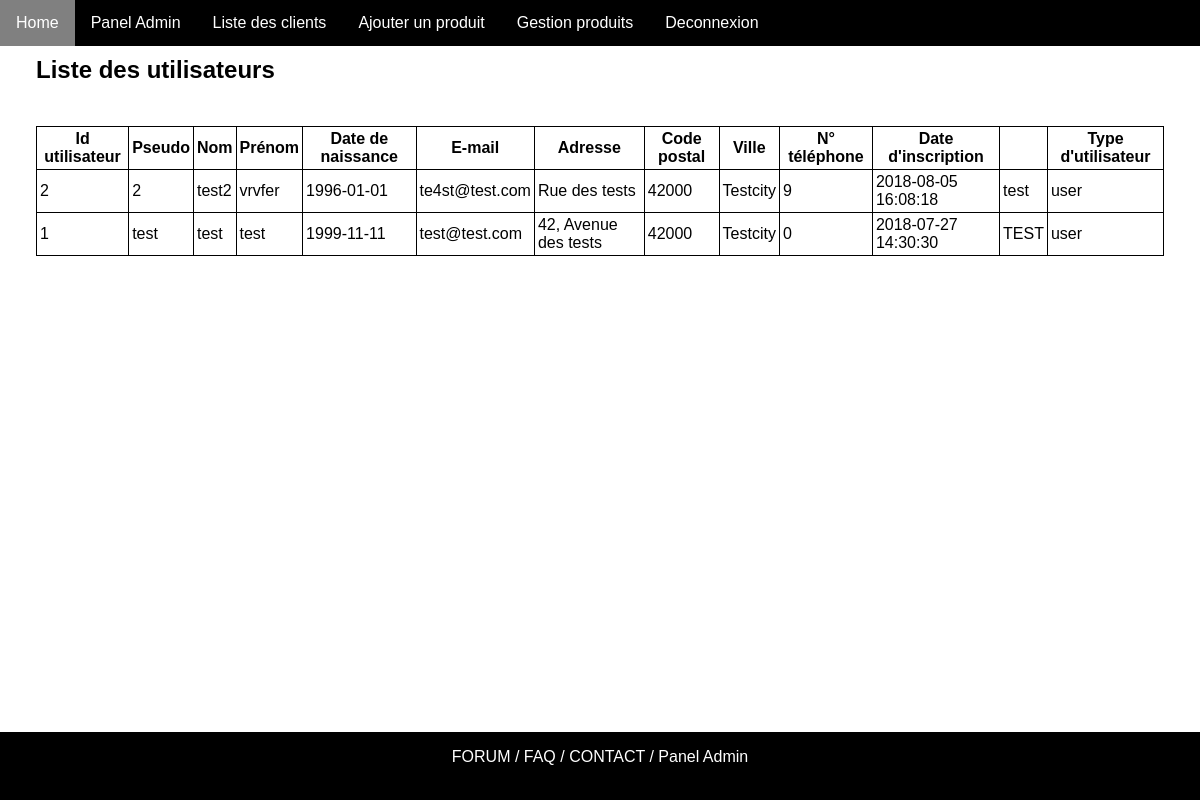
Screenshot of /list_users.php with the database file from the repository.
### tables this page shows
CREATE TABLE IF NOT EXISTS `utilisateur` (
  `id_cli` int(10) NOT NULL AUTO_INCREMENT,
  `nom` char(30) NOT NULL,
  `prenom` char(30) NOT NULL,
  `date_naissance` date NOT NULL,
  `mail` char(60) NOT NULL,
  `adresse` char(60) NOT NULL,
  `cp` char(5) NOT NULL,
  `ville` char(30) NOT NULL,
  `pseudo` char(30) NOT NULL,
  `mdp` char(30) NOT NULL,
  `date` timestamp NOT NULL DEFAULT CURRENT_TIMESTAMP,
  `tel` tinyint(14) NOT NULL,
  `class` char(255) NOT NULL DEFAULT 'user',
  PRIMARY KEY (`id_cli`)
);

### list_users.php (the view, shortened to what this page needs)
<!DOCTYPE html>
<html>
	<head>
		<link rel="stylesheet" type="text/css" href="css/style.css">
	</head>
	<body>
				<?php include 'include/_admin_header.php'; ?>
				<div class="contain_">
					<h2>Liste des utilisateurs</h2>
						<table><tr><th>Id utilisateur</th>
						<th>Pseudo</th>
						<th>Nom</th>
						<th>Prénom</th>
						<th>Date de naissance</th>
						<th>E-mail</th>
						<th>Adresse</th>
						<th>Code postal</th>
						<th>Ville</th>
						<th>N° téléphone</th>
						<th>Date d'inscription</th>
						<th></th>
						<th>Type d'utilisateur</th></tr>
					<?php
						$reponse = $bdd->query('SELECT id_cli, pseudo, nom, prenom, date_naissance, mail, adresse, cp, ville, tel, date, mdp, class FROM utilisateur ORDER BY date DESC LIMIT 0, 20');
						while ($donnees = $reponse->fetch())
						{
						echo '<tr>
						<td>'. htmlspecialchars($donnees['id_cli']) . '</td>
						<td>'. htmlspecialchars($donnees['pseudo']) . '</td>
						<td>'. htmlspecialchars($donnees['nom']) . '</td>
						<td>'. htmlspecialchars($donnees['prenom']) . '</td>
						<td>'. htmlspecialchars($donnees['date_naissance']) . '</td>
						<td>'. htmlspecialchars($donnees['mail']) . '</td>
						<td>'. htmlspecialchars($donnees['adresse']) . '</td>
						<td>'. htmlspecialchars($donnees['cp']) . '</td>
						<td>'. htmlspecialchars($donnees['ville']) . '</td>
						<td>'. htmlspecialchars($donnees['tel']) . '</td>
						<td>'. htmlspecialchars($donnees['date']) . '</td>
						<td>'. htmlspecialchars($donnees['mdp']) . '</td>
						<td>'. htmlspecialchars($donnees['class']) . '</td></tr>';
						}
					?>
					</table>
				</div>
				<?php include 'include/_admin_footer.php'; ?>
	</body>
</html>

### css/style.css (style rules this page uses)
body { font-family: helvetica; margin: 0; }
.contain_ { padding: 3%; margin-bottom:5%; }
h2 { padding-bottom: 2%; }
table, td, th { border: 1px solid black; border-collapse: collapse; }
td, th { padding: 3px; }

### rows the page displays
utilisateur: id_cli "2", pseudo "2", nom "test2", prenom "vrvfer", date_naissance "1996-01-01", mail "te4st@test.com", adresse "Rue des tests", cp "42000", ville "Testcity", tel "9", date "2018-08-05 16:08:18", mdp "test", class "user"
utilisateur: id_cli "1", pseudo "test", nom "test", prenom "test", date_naissance "1999-11-11", mail "test@test.com", adresse "42, Avenue des tests", cp "42000", ville "Testcity", tel "0", date "2018-07-27 14:30:30", mdp "TEST", class "user"
